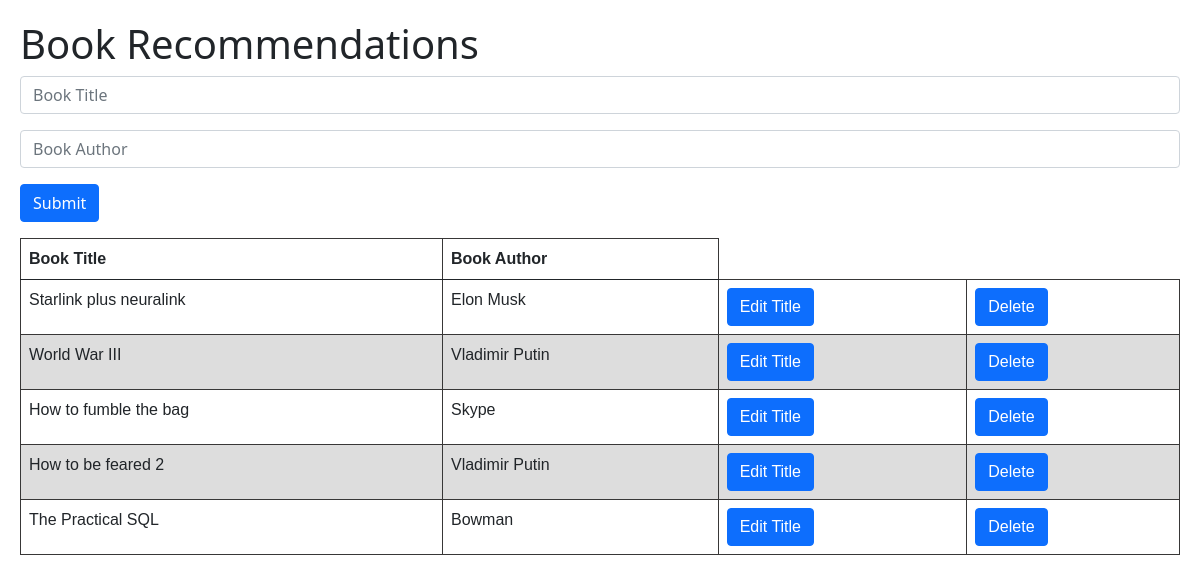
The page / on the database its author committed.
### app/models.py (models this page shows, shortened)
class Book(db.Model):
    book_id = db.Column(db.Integer, primary_key=True)
    author_id = db.Column(db.Integer, db.ForeignKey("author.author_id"))
    title = db.Column(db.String)

class Author(db.Model):
    author_id = db.Column(db.Integer, primary_key=True)
    name = db.Column(db.String)
    books = db.relationship("Book", backref="author")
    logger.debug("Author")

### app/views.py (the view)
@app.route("/", methods=["GET"])
def home():
    books = db.session.query(Book).all()
    books_list = []
    for book in books:
        author = Author.query.get(book.author_id)
        book_object = {"id": book.book_id, "title": book.title, "author": author.name}
        books_list.append(book_object)
    return render_template("index.html", books=books_list)

### app/templates/index.html (shortened to what this page needs)
<!DOCTYPE html>
<html lang="en">
<head>
    <link href="https://cdn.jsdelivr.net/npm/bootstrap@5.0.0-beta1/dist/css/bootstrap.min.css" rel="stylesheet"
>
    <link rel="stylesheet" type="text/css" href="{{ url_for('static', filename='css/styles.css') }}">
</head>
<body>
    <h1>Book Recommendations</h1>
    <form hx-post="/submit" hx-swap="beforeend" hx-target="#new-book" class="mb-3">
        <input type="text" placeholder="Book Title" name="title" class="form-control mb-3" />
        <input type="text" placeholder="Book Author" name="author" class="form-control mb-3" />
        <button type="submit" class="btn btn-primary">Submit</button>
    </form>
    <table class="table">
        <thead>
          <tr>
            <th scope="col">Book Title</th>
            <th scope="col">Book Author</th>
          </tr>
        </thead>
        <tbody id="new-book" hx-target="closest tr" hx-swap="outerHTML swap:0.5s">
            {%for book in books%}
            <tr>
                <td>{{book.title}}</td>
                <td>{{book.author}}</td>
                <td>
                    <button class="btn btn-primary"
                        hx-get="/get-edit-form/{{book.id}}">
                        Edit Title
                    </button>
                </td>
                <td>
                    <button hx-delete="/delete/{{book.id}}" class="btn btn-primary">Delete</button>
                </td>
            </tr>
            {%endfor%}
        </tbody>
    </table>
</body>
</html>

### app/static/css/styles.css (style rules this page uses)
body { padding: 20px; }
table { font-family: arial, sans-serif; border-collapse: collapse; width: 100%; }
td, th { border: 1px solid #383737; text-align: left; padding: 8px; }
tr:nth-child(even) { background-color: #dddddd; }

### rows shown on the page
Book: title "Starlink plus neuralink"
Author: author "Elon Musk"
Book: title "World War III"
Author: author "Vladimir Putin" "Vladimir Putin"
Book: title "How to fumble the bag"
Author: author "Skype"
Book: title "How to be feared 2"
Book: title "The Practical SQL"
Author: author "Bowman"
